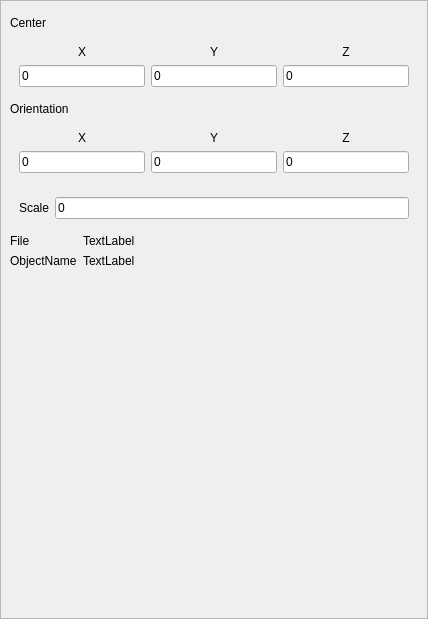
<?xml version="1.0" encoding="UTF-8"?>
<ui version="4.0">
 <class>PropertyMeshObject</class>
 <widget class="QWidget" name="PropertyMeshObject">
  <property name="geometry">
   <rect>
    <x>0</x>
    <y>0</y>
    <width>428</width>
    <height>619</height>
   </rect>
  </property>
  <property name="maximumSize">
   <size>
    <width>600</width>
    <height>16777215</height>
   </size>
  </property>
  <property name="windowTitle">
   <string>External Model properties</string>
  </property>
  <layout class="QGridLayout" name="gridLayout">
   <property name="leftMargin">
    <number>0</number>
   </property>
   <property name="topMargin">
    <number>0</number>
   </property>
   <property name="rightMargin">
    <number>0</number>
   </property>
   <property name="bottomMargin">
    <number>0</number>
   </property>
   <item row="0" column="0">
    <widget class="QScrollArea" name="scrollArea">
     <property name="horizontalScrollBarPolicy">
      <enum>Qt::ScrollBarAsNeeded</enum>
     </property>
     <property name="widgetResizable">
      <bool>true</bool>
     </property>
     <widget class="QWidget" name="scrollAreaWidgetContents">
      <property name="geometry">
       <rect>
        <x>0</x>
        <y>0</y>
        <width>426</width>
        <height>617</height>
       </rect>
      </property>
      <layout class="QGridLayout" name="gridLayout_2">
       <item row="6" column="0" colspan="2">
        <widget class="QFrame" name="ScaleFrame">
         <property name="sizePolicy">
          <sizepolicy hsizetype="Expanding" vsizetype="Preferred">
           <horstretch>0</horstretch>
           <verstretch>0</verstretch>
          </sizepolicy>
         </property>
         <layout class="QHBoxLayout" name="horizontalLayout_4">
          <item>
           <widget class="QLabel" name="ScaleLabel">
            <property name="sizePolicy">
             <sizepolicy hsizetype="Maximum" vsizetype="Preferred">
              <horstretch>0</horstretch>
              <verstretch>0</verstretch>
             </sizepolicy>
            </property>
            <property name="text">
             <string>Scale</string>
            </property>
           </widget>
          </item>
          <item>
           <widget class="QDoubleEdit" name="ScaleInfield">
            <property name="enabled">
             <bool>true</bool>
            </property>
            <property name="text">
             <string>0</string>
            </property>
            <property name="frame">
             <bool>true</bool>
            </property>
            <property name="readOnly">
             <bool>false</bool>
            </property>
           </widget>
          </item>
         </layout>
        </widget>
       </item>
       <item row="8" column="1">
        <widget class="QLabel" name="object">
         <property name="text">
          <string>TextLabel</string>
         </property>
        </widget>
       </item>
       <item row="10" column="1">
        <spacer name="verticalSpacer_2">
         <property name="orientation">
          <enum>Qt::Vertical</enum>
         </property>
         <property name="sizeHint" stdset="0">
          <size>
           <width>0</width>
           <height>0</height>
          </size>
         </property>
        </spacer>
       </item>
       <item row="4" column="0">
        <widget class="QLabel" name="OrientationLabel">
         <property name="text">
          <string>Orientation</string>
         </property>
        </widget>
       </item>
       <item row="7" column="0">
        <widget class="QLabel" name="fileLabel">
         <property name="text">
          <string>File</string>
         </property>
        </widget>
       </item>
       <item row="9" column="0" colspan="2">
        <widget class="GenericPropertiesFeet" name="genericPropsFeetWidget" native="true"/>
       </item>
       <item row="5" column="0" colspan="2">
        <widget class="QFrame" name="OrientationFrame">
         <property name="sizePolicy">
          <sizepolicy hsizetype="Expanding" vsizetype="Preferred">
           <horstretch>0</horstretch>
           <verstretch>0</verstretch>
          </sizepolicy>
         </property>
         <layout class="QHBoxLayout" name="SizeLayout_3">
          <item>
           <layout class="QVBoxLayout" name="XLayout_3">
            <item>
             <widget class="QLabel" name="XOrientLabel">
              <property name="text">
               <string>X</string>
              </property>
              <property name="alignment">
               <set>Qt::AlignCenter</set>
              </property>
             </widget>
            </item>
            <item>
             <widget class="QDoubleEdit" name="XOrientInfield">
              <property name="enabled">
               <bool>true</bool>
              </property>
              <property name="text">
               <string>0</string>
              </property>
              <property name="frame">
               <bool>true</bool>
              </property>
              <property name="readOnly">
               <bool>false</bool>
              </property>
             </widget>
            </item>
           </layout>
          </item>
          <item>
           <layout class="QVBoxLayout" name="YLayout_3">
            <item>
             <widget class="QLabel" name="YOrientLabel">
              <property name="text">
               <string>Y</string>
              </property>
              <property name="alignment">
               <set>Qt::AlignCenter</set>
              </property>
             </widget>
            </item>
            <item>
             <widget class="QDoubleEdit" name="YOrientInfield">
              <property name="enabled">
               <bool>true</bool>
              </property>
              <property name="text">
               <string>0</string>
              </property>
              <property name="frame">
               <bool>true</bool>
              </property>
              <property name="readOnly">
               <bool>false</bool>
              </property>
             </widget>
            </item>
           </layout>
          </item>
          <item>
           <layout class="QVBoxLayout" name="ZLayout_3">
            <item>
             <widget class="QLabel" name="ZOrientLabel">
              <property name="text">
               <string>Z</string>
              </property>
              <property name="alignment">
               <set>Qt::AlignCenter</set>
              </property>
             </widget>
            </item>
            <item>
             <widget class="QDoubleEdit" name="ZOrientInfield">
              <property name="enabled">
               <bool>true</bool>
              </property>
              <property name="text">
               <string>0</string>
              </property>
              <property name="frame">
               <bool>true</bool>
              </property>
              <property name="readOnly">
               <bool>false</bool>
              </property>
             </widget>
            </item>
           </layout>
          </item>
         </layout>
        </widget>
       </item>
       <item row="7" column="1">
        <widget class="QLabel" name="file">
         <property name="text">
          <string>TextLabel</string>
         </property>
        </widget>
       </item>
       <item row="8" column="0">
        <widget class="QLabel" name="objectLabel">
         <property name="text">
          <string>ObjectName</string>
         </property>
        </widget>
       </item>
       <item row="2" column="0">
        <widget class="QLabel" name="BoxCenterLabel">
         <property name="sizePolicy">
          <sizepolicy hsizetype="Maximum" vsizetype="Preferred">
           <horstretch>0</horstretch>
           <verstretch>0</verstretch>
          </sizepolicy>
         </property>
         <property name="text">
          <string>Center</string>
         </property>
        </widget>
       </item>
       <item row="3" column="0" colspan="2">
        <widget class="QFrame" name="CenterFrame">
         <property name="sizePolicy">
          <sizepolicy hsizetype="Expanding" vsizetype="Preferred">
           <horstretch>0</horstretch>
           <verstretch>0</verstretch>
          </sizepolicy>
         </property>
         <layout class="QHBoxLayout" name="SizeLayout_2">
          <item>
           <layout class="QVBoxLayout" name="XLayout_2">
            <item>
             <widget class="QLabel" name="XCenterLabel">
              <property name="text">
               <string>X</string>
              </property>
              <property name="alignment">
               <set>Qt::AlignCenter</set>
              </property>
             </widget>
            </item>
            <item>
             <widget class="QDoubleEdit" name="XCenterInfield">
              <property name="enabled">
               <bool>true</bool>
              </property>
              <property name="inputMethodHints">
               <set>Qt::ImhNone</set>
              </property>
              <property name="inputMask">
               <string/>
              </property>
              <property name="text">
               <string>0</string>
              </property>
              <property name="frame">
               <bool>true</bool>
              </property>
              <property name="readOnly">
               <bool>false</bool>
              </property>
             </widget>
            </item>
           </layout>
          </item>
          <item>
           <layout class="QVBoxLayout" name="YLayout_2">
            <item>
             <widget class="QLabel" name="YCenterLabel">
              <property name="text">
               <string>Y</string>
              </property>
              <property name="alignment">
               <set>Qt::AlignCenter</set>
              </property>
             </widget>
            </item>
            <item>
             <widget class="QDoubleEdit" name="YCenterInfield">
              <property name="enabled">
               <bool>true</bool>
              </property>
              <property name="text">
               <string>0</string>
              </property>
              <property name="frame">
               <bool>true</bool>
              </property>
              <property name="readOnly">
               <bool>false</bool>
              </property>
             </widget>
            </item>
           </layout>
          </item>
          <item>
           <layout class="QVBoxLayout" name="ZLayout_2">
            <item>
             <widget class="QLabel" name="ZCenterLabel">
              <property name="text">
               <string>Z</string>
              </property>
              <property name="alignment">
               <set>Qt::AlignCenter</set>
              </property>
             </widget>
            </item>
            <item>
             <widget class="QDoubleEdit" name="ZCenterInfield">
              <property name="enabled">
               <bool>true</bool>
              </property>
              <property name="text">
               <string>0</string>
              </property>
              <property name="frame">
               <bool>true</bool>
              </property>
              <property name="readOnly">
               <bool>false</bool>
              </property>
             </widget>
            </item>
           </layout>
          </item>
         </layout>
        </widget>
       </item>
       <item row="0" column="0" colspan="2">
        <widget class="GenericPropertiesHead" name="genericPropsHeadWidget" native="true"/>
       </item>
      </layout>
     </widget>
    </widget>
   </item>
  </layout>
 </widget>
 <customwidgets>
  <customwidget>
   <class>GenericPropertiesHead</class>
   <extends>QWidget</extends>
   <header location="global">GenericPropertiesHead.h</header>
   <container>1</container>
  </customwidget>
  <customwidget>
   <class>GenericPropertiesFeet</class>
   <extends>QWidget</extends>
   <header>GenericPropertiesFeet.h</header>
   <container>1</container>
  </customwidget>
  <customwidget>
   <class>QDoubleEdit</class>
   <extends>QLineEdit</extends>
   <header>qdoubleedit.h</header>
  </customwidget>
 </customwidgets>
 <tabstops>
  <tabstop>scrollArea</tabstop>
  <tabstop>XCenterInfield</tabstop>
  <tabstop>YCenterInfield</tabstop>
  <tabstop>ZCenterInfield</tabstop>
  <tabstop>XOrientInfield</tabstop>
  <tabstop>YOrientInfield</tabstop>
  <tabstop>ZOrientInfield</tabstop>
  <tabstop>ScaleInfield</tabstop>
 </tabstops>
 <resources>
  <include location="../../../openscantools.qrc"/>
 </resources>
 <connections/>
</ui>
